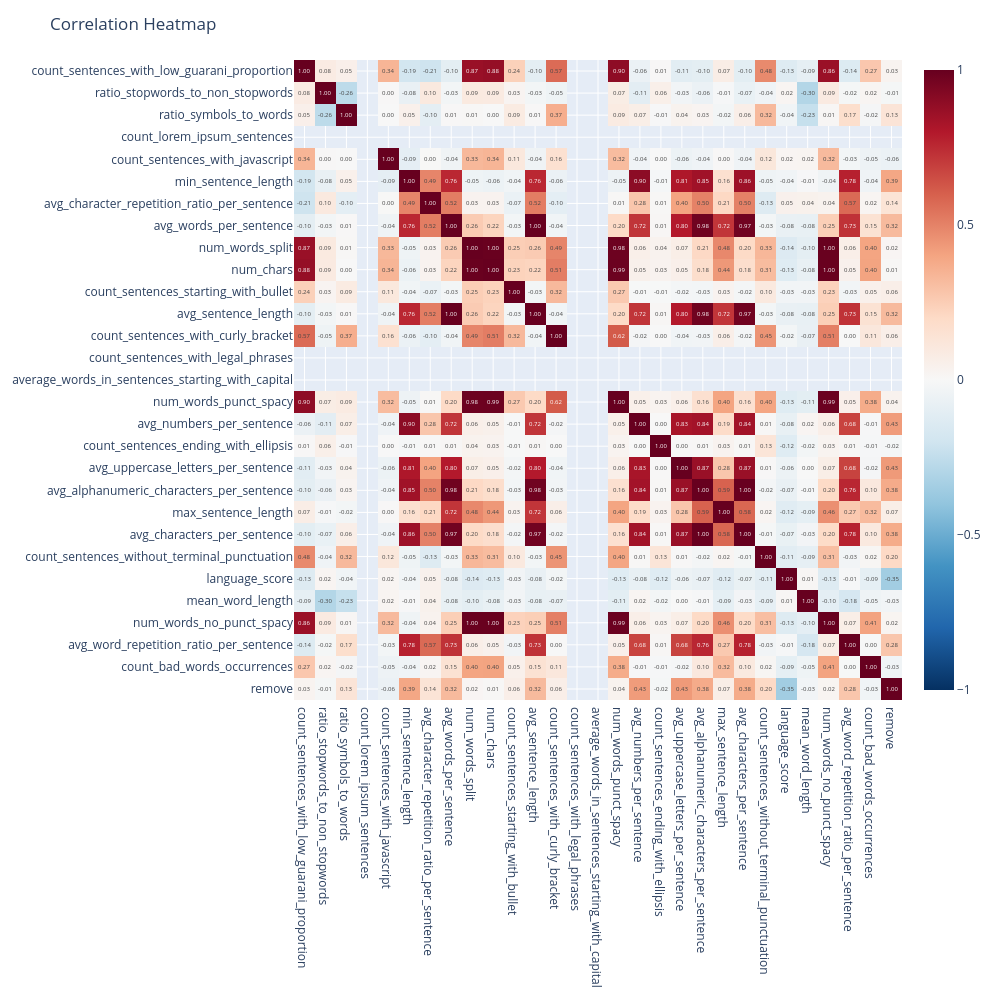

Notebook source saved alongside this figure:
### Code cell
fig = px.imshow(
    corr,
    text_auto=".2f",
    color_continuous_scale="RdBu_r",
    zmin=-1,
    zmax=1,
    aspect="auto",
)

fig.update_layout(
    title="Correlation Heatmap",
    width=1000,
    height=1000,
)

fig.show()

### Figure 1 — Plotly figure (JSON) as saved in the notebook; plotly's stock layout.template omitted (floating-point values rounded to 4 significant figures; data arrays with more than 128 entries replaced by an {"elided": "..."} marker saying what was removed)
{"data": [{"coloraxis": "coloraxis", "hovertemplate": "x: %{x}<br>y: %{y}<br>color: %{z}<extra></extra>", "name": "0", "texttemplate": "%{z:.2f}", "type": "heatmap", "x": ["count_sentences_with_low_guarani_proportion", "ratio_stopwords_to_non_stopwords", "ratio_symbols_to_words", "count_lorem_ipsum_sentences", "count_sentences_with_javascript", "min_sentence_length", "avg_character_repetition_ratio_per_sentence", "avg_words_per_sentence", "num_words_split", "num_chars", "count_sentences_starting_with_bullet", "avg_sentence_length", "count_sentences_with_curly_bracket", "count_sentences_with_legal_phrases", "average_words_in_sentences_starting_with_capital", "num_words_punct_spacy", "avg_numbers_per_sentence", "count_sentences_ending_with_ellipsis", "avg_uppercase_letters_per_sentence", "avg_alphanumeric_characters_per_sentence", "max_sentence_length", "avg_characters_per_sentence", "count_sentences_without_terminal_punctuation", "language_score", "mean_word_length", "num_words_no_punct_spacy", "avg_word_repetition_ratio_per_sentence", "count_bad_words_occurrences", "remove"], "xaxis": "x", "y": ["count_sentences_with_low_guarani_proportion", "ratio_stopwords_to_non_stopwords", "ratio_symbols_to_words", "count_lorem_ipsum_sentences", "count_sentences_with_javascript", "min_sentence_length", "avg_character_repetition_ratio_per_sentence", "avg_words_per_sentence", "num_words_split", "num_chars", "count_sentences_starting_with_bullet", "avg_sentence_length", "count_sentences_with_curly_bracket", "count_sentences_with_legal_phrases", "average_words_in_sentences_starting_with_capital", "num_words_punct_spacy", "avg_numbers_per_sentence", "count_sentences_ending_with_ellipsis", "avg_uppercase_letters_per_sentence", "avg_alphanumeric_characters_per_sentence", "max_sentence_length", "avg_characters_per_sentence", "count_sentences_without_terminal_punctuation", "language_score", "mean_word_length", "num_words_no_punct_spacy", "avg_word_repetition_ratio_per_sentence", "count_bad_words_occurrences", "remove"], "yaxis": "y", "z": {"elided": "29x29 float values"}}], "layout": {"coloraxis": {"cmax": 1, "cmin": -1, "colorscale": [[0, "rgb(5,48,97)"], [0.1, "rgb(33,102,172)"], [0.2, "rgb(67,147,195)"], [0.3, "rgb(146,197,222)"], [0.4, "rgb(209,229,240)"], [0.5, "rgb(247,247,247)"], [0.6, "rgb(253,219,199)"], [0.7, "rgb(244,165,130)"], [0.8, "rgb(214,96,77)"], [0.9, "rgb(178,24,43)"], [1, "rgb(103,0,31)"]]}, "height": 1000, "margin": {"t": 60}, "title": {"text": "Correlation Heatmap"}, "width": 1000, "xaxis": {"anchor": "y", "domain": [0, 1]}, "yaxis": {"anchor": "x", "autorange": "reversed", "domain": [0, 1]}}}
